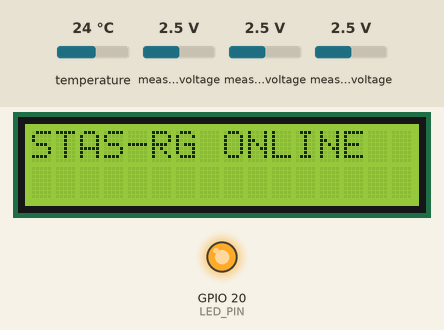
The sketch below on a simulated ESP32. Parts: 16×2 character LCD, output pins drawn as LEDs (lit = HIGH). Inputs (shaded band) come from the test bench; at power-on: temperature 24 °C, measured voltage 2.5 V. WiFi joins after 1.5 s; servers stay silent unless stated; uploads are accepted with an empty reply; the local clock reads 2024-03-15 10:24:30 at power-on unless the sketch sets it; storage starts empty; what the sketch prints to the serial monitor is not drawn.

Above: at 3.2 s.
5.9 s: temperature set to 12 °C
At 13.1 s:
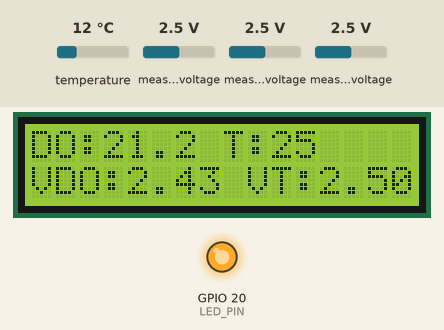
13.8 s: measured voltage (sensor 201) set to 0.1 V
At 17.6 s:
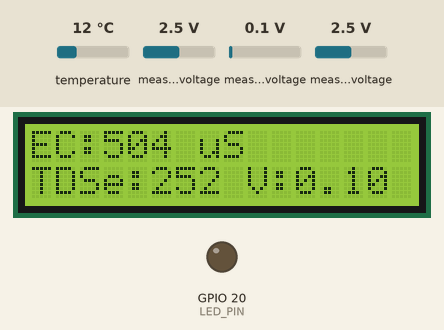
22.4 s: measured voltage (sensor 202) set to 0.1 V
At 30.1 s:
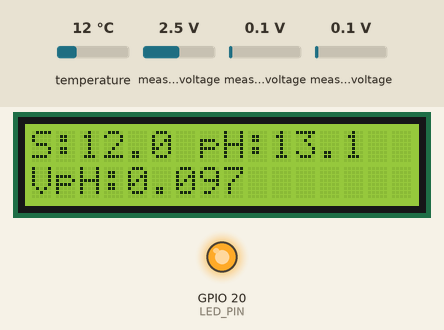
31.0 s: measured voltage (sensor 200) set to 0.1 V
At 34.8 s:
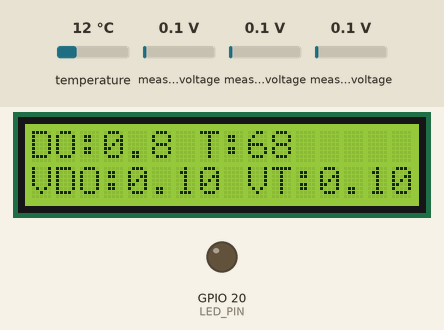
39.6 s: temperature set to 19 °C
At 42.8 s:
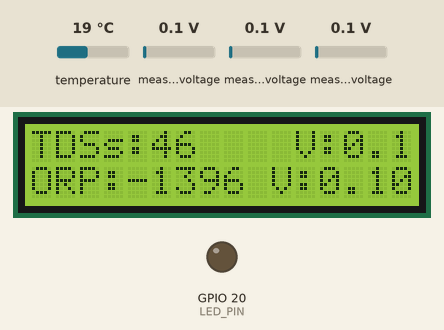
48.2 s: measured voltage (sensor 200) set to 1.2 V
At 56.6 s:
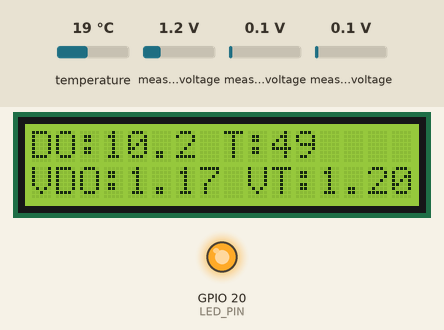
Timing chart, 0 to 57.8 s (numbered marks = the images above; inputs shaded):
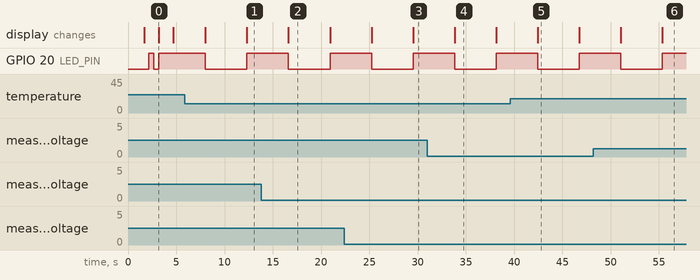

Measured:
- what the display in image 0 shows lasts 1.5 s, from 3.2 s to 4.7 s
- what the display in image 2 shows lasts 4.3 s, from 16.6 s to 20.9 s

The sketch:

Master_Code_NEW.ino
```cpp
#include <Wire.h>
#include <LiquidCrystal_I2C.h>
#include <OneWire.h>
#include <DallasTemperature.h>
#include <WiFi.h>
#include <WiFiClientSecure.h>
#include <HTTPClient.h>
#include <ADS1X15.h>
#include <SPI.h>
#include <SD.h>
#include <RTClib.h>

// ==========================================
// 1. KONFIGURASI WIFI & SERVER
// ==========================================
const char* ssid = "inode-A002";
const char* password = "stasrg2024";
// const char* ssid = "hotspott";
// const char* password = "password";
const char* serverName = "https://dev-aquaculture.stas-rg.com/api/sensor-data";
const char* device_code = "DEV-9TQZXJVL";

// ==========================================
// 2. DEFINISI PIN & OBJEK
// ==========================================
#define I2C_SDA 41
#define I2C_SCL 42
#define SUHU_PIN 4
#define LED_PIN 20
#define SD_MOSI 5
#define SD_MISO 6
#define SD_SCK 7
#define SD_CS 15

RTC_DS3231 rtc;
LiquidCrystal_I2C lcd(0x27, 16, 2);
ADS1115 adsA(0x48);  // A0: Turb, A1: TDS Standalone, A2: pH
ADS1115 adsB(0x49);  // A0: DO, A1: EC (inc TDSe), A2: ORP
OneWire oneWire(SUHU_PIN);
DallasTemperature sensors(&oneWire);

// ==========================================
// 3. DATA KALIBRASI (REFERENSI MASTER TERAKHIR)
// ==========================================
// --- pH ---
const float neutralVoltage = 1.550;
const float acidVoltage = 2.500;
const float baseVoltage = 1.150;
const float phSlope = (abs(neutralVoltage - acidVoltage) / 3.0 + abs(neutralVoltage - baseVoltage) / 3.0) / 2.0;

// --- Turbidity ---
const float TURB_CLEAR_V_REF = 4.336;
const float TURB_REAL_V = 3.90;
const float TURB_SENSITIVITY = 18.0;

// --- DO, EC, ORP ---
const float CAL1_V_DO = 1.000;
const float K_VALUE_EC = 4.64;
const float ORP_OFFSET = 1.493;  // Offset yang sudah disesuaikan

// ==========================================
// 4. VARIABEL GLOBAL (VALUE & VOLT)
// ==========================================
// Semua parameter punya pasangan Volt-nya untuk mempermudah monitoring
float suhuC;
float phVal, phVolt;
float doVal, doVolt;
float ecVal, ecVolt;
float tdsEC, tdsECVolt;       // TDS hasil perhitungan modul EC
float tdsStdVal, tdsStdVolt;  // TDS dari modul standalone
float ntuVal, turbVolt;
float orpVal, orpVolt;

unsigned long lastLCDUpdate = 0;
unsigned long lastWebSend = 0;
unsigned long lastLogTime = 0;
const unsigned long logInterval = 15000; // Interval 15 detik
unsigned long lastSensorRead = 0;
int page = 0;


// ================================================================
// 5. FUNGSI FILTER DIGITAL (TRIMMED MEAN)
// ================================================================
// Fungsi ini mengambil 40 data, membuang nilai paling kacau (Min & Max),
// baru kemudian merata-ratakan sisanya. Ini kunci agar EC/TDS tidak 0.
double getAvgADC_Safe(ADS1115& ads, int pin) {
  int samples = 40;
  int arr[40];
  long amount = 0;

  for (int i = 0; i < samples; i++) {
    arr[i] = ads.readADC(pin);
    delay(2);  // Delay singkat untuk stabilitas pembacaan ADS
  }

  // Cari nilai minimum dan maksimum
  int maxVal = arr[0];
  int minVal = arr[0];
  for (int i = 1; i < samples; i++) {
    if (arr[i] > maxVal) maxVal = arr[i];
    if (arr[i] < minVal) minVal = arr[i];
    amount += arr[i];
  }

  // Buang satu nilai max dan satu nilai min dari total
  amount = amount - maxVal - minVal;

  // Rata-rata dari 38 data sisa
  return (double)amount / (samples - 2);
}

// ================================================================
// 6. FUNGSI KONEKSI WIFI
// ================================================================
void connectWiFi() {
  Serial.println("\n[SYSTEM] Menghubungkan ke WiFi...");
  lcd.setCursor(0, 0);
  lcd.print("WiFi Connecting ");

  WiFi.begin(ssid, password);

  int timeout = 0;
  while (WiFi.status() != WL_CONNECTED && timeout < 20) {
    delay(500);
    digitalWrite(LED_PIN, !digitalRead(LED_PIN));  // Blink LED saat mencari sinyal
    Serial.print(".");
    timeout++;
  }

  if (WiFi.status() == WL_CONNECTED) {
    Serial.println("\n[SYSTEM] WiFi Terhubung!");
    Serial.print("[SYSTEM] IP Address: ");
    Serial.println(WiFi.localIP());
    lcd.clear();
    lcd.print("STAS-RG ONLINE");
  } else {
    Serial.println("\n[SYSTEM] WiFi Gagal Konek (Timeout)");
    lcd.clear();
    lcd.print("WiFi Offline    ");
  }
}

// ================================================================
// 7. SETUP UTAMA
// ================================================================
void setup() {
  // 1. Inisialisasi Dasar
  Serial.begin(115200);
  pinMode(LED_PIN, OUTPUT);

  // 2. Inisialisasi I2C (Harus paling awal sebelum modul I2C lain dipanggil)
  Wire.begin(I2C_SDA, I2C_SCL);

  // 3. Inisialisasi LCD
  lcd.init();
  lcd.backlight();
  lcd.setCursor(0, 0);
  lcd.print("System Starting");
  delay(500);

  // 4. Inisialisasi Sensor & ADC
  sensors.begin(); // Sensor Suhu DS18B20
  adsA.begin();    // ADS1115 Pertama
  adsB.begin();    // ADS1115 Kedua

  // 5. Inisialisasi RTC
  if (!rtc.begin(&Wire)) {
    Serial.println("[ERROR] RTC Tidak Terdeteksi!");
    lcd.setCursor(0, 1);
    lcd.print("RTC Error!      ");
  }

  // 6. Inisialisasi SD Card & File Dataset
  SPI.begin(SD_SCK, SD_MISO, SD_MOSI, SD_CS); // Remapping SPI untuk Heltec V3
  if (!SD.begin(SD_CS)) {
    Serial.println("[ERROR] SD Card Tidak Terdeteksi!");
    lcd.setCursor(0, 1);
    lcd.print("SD Card Error!  ");
  } else {
    Serial.println("[OK] SD Card Siap.");
    // Buat file dataset baru jika belum ada
    if (!SD.exists("/baseline_dataset.csv")) {
      File dataFile = SD.open("/baseline_dataset.csv", FILE_WRITE);
      if (dataFile) {
        dataFile.println("Tanggal,Waktu,Tipe,Suhu_C,pH,DO_mgL,Turb_NTU,EC_uS,TDSe_ppm,TDSs_ppm,ORP_mV");
        dataFile.close();
        Serial.println("[OK] File baseline_dataset.csv dibuat.");
      }
    }
  }

  delay(1000);
  lcd.clear();
  lcd.setCursor(0, 0);
  lcd.print("Connecting WiFi.");

  // 7. Jalankan Koneksi WiFi
  connectWiFi();

  delay(1500);
  lcd.clear();
}

// ================================================================
// 8. FUNGSI PEMBACAAN 7 SENSOR (ONE SENSOR, ONE FUNCTION)
// ================================================================

// [1] SENSOR SUHU (DS18B20)
void readSuhu() {
  sensors.requestTemperatures();
  suhuC = sensors.getTempCByIndex(0);
  if (suhuC < -50) suhuC = 25.0;  // Fail-safe jika kabel lepas
}

// [2] SENSOR TURBIDITY (ADS_A Pin A0)
void readTurbidity() {
  adsA.setGain(0); // Gain 0: +/- 6.144V
  delay(10);
  long sum = 0;
  for(int i = 0; i < 30; i++) { sum += adsA.readADC(0); delay(5); }
  turbVolt = (sum / 30.0) * 0.0001875;

  float vCalc = turbVolt + (TURB_CLEAR_V_REF - TURB_REAL_V);

  // Pagar untuk pembacaan air sangat bersih
  if (vCalc >= 4.30) {
    ntuVal = 0.0;
  }
  // Pagar saat sensor diangkat ke udara (biasanya voltase drop ke 3.2V - 3.4V)
  else if (turbVolt >= 3.20 && turbVolt <= 3.40) {
    ntuVal = 0.0;
  }
  // RUMUS BARU: Sensitivitas bisa diatur
  else {
    ntuVal = (TURB_CLEAR_V_REF - vCalc) * TURB_SENSITIVITY;
  }

  // Pastikan tidak ada nilai NTU yang minus
  if (ntuVal < 0) ntuVal = 0;
}

// [3] SENSOR PH (ADS_A Pin A2)
void readPH() {
  adsA.setGain(1);  // FIX: 1 = Gain +/- 4.096V
  delay(20);
  phVolt = getAvgADC_Safe(adsA, 2) * 0.000125;

  // Kompensasi Suhu: Slope pH berubah 0.003 unit per derajat dari 25C
  float compensationFactor = 0.03 * (suhuC - 25.0);

  if (phVolt > neutralVoltage) {
    phVal = 7.0 - ((phVolt - neutralVoltage) / phSlope);
  } else {
    phVal = 7.0 + ((neutralVoltage - phVolt) / phSlope);
  }

  phVal += compensationFactor;
  if (phVal < 0) phVal = 0;
  if (phVal > 14) phVal = 14;
}

// [4] SENSOR TDS STANDALONE (ADS_A Pin A1)
void readTDS_Standalone() {
  adsA.setGain(1);  // FIX: 1 = Gain +/- 4.096V
  delay(10);
  tdsStdVolt = getAvgADC_Safe(adsA, 1) * 0.000125;

  float comp = 1.0 + 0.02 * (suhuC - 25.0);
  float vFinal = tdsStdVolt / comp;
  tdsStdVal = (133.42 * pow(vFinal, 3) - 255.86 * pow(vFinal, 2) + 857.39 * vFinal) * 0.5;
}

// [5] SENSOR DO (ADS_B Pin A0)
void readDO() {
  adsB.setGain(1);  // FIX: 1 = Gain +/- 4.096V
  delay(20);
  doVolt = getAvgADC_Safe(adsB, 0) * 0.000125;

  // Tabel sederhana saturasi oksigen berdasarkan suhu (mg/L)
  float doSaturation;
  if (suhuC < 22) doSaturation = 8.7;
  else if (suhuC < 27) doSaturation = 8.2;
  else if (suhuC < 31) doSaturation = 7.6;
  else doSaturation = 7.1;

  doVal = (doVolt / CAL1_V_DO) * doSaturation;
}

// [6] SENSOR EC & TDS DARI EC (ADS_B Pin A1)
void readEC() {
  adsB.setGain(1);  // FIX: 1 = Gain +/- 4.096V
  delay(10);
  ecVolt = getAvgADC_Safe(adsB, 1) * 0.000125;
  tdsECVolt = ecVolt;  // Voltase sama karena satu jalur

  float comp = 1.0 + 0.02 * (suhuC - 25.0);
  float vFinal = ecVolt / comp;

  // Rumus TDS dari modul EC
  tdsEC = (133.42 * pow(vFinal, 3) - 255.86 * pow(vFinal, 2) + 857.39 * vFinal) * 0.5 * K_VALUE_EC;
  ecVal = tdsEC * 2.0;  // Konversi TDS ke EC
}

// [7] SENSOR ORP (ADS_B Pin A2 - MENGGUNAKAN MODUL PH)
void readORP() {
  adsB.setGain(1);  // FIX: 1 = Gain +/- 4.096V
  delay(10);
  orpVolt = getAvgADC_Safe(adsB, 2) * 0.000125;

  // FIXED: Rumus dibalik karena modul pH bersifat Inverting untuk ORP
  // (ORP_OFFSET - orpVolt) membuat nilai naik saat tegangan turun
  orpVal = (orpVolt - ORP_OFFSET) * 1000.0;
}

// ================================================================
// 9. SERIAL MONITORING (ONE FUNCTION)
// ================================================================
void serialMonitoring() {
  // Menampilkan semua parameter dalam satu baris, ditambah voltase khusus Turbidity
  Serial.printf("Suhu:%.1f | pH:%.2f | DO:%.2f | Turb:%.1f(%.2fV) | EC:%.0f | TDSe:%.0f | TDSs:%.0f | ORP:%.0f\n",
                suhuC, phVal, doVal, ntuVal, turbVolt, ecVal, tdsEC, tdsStdVal, orpVal);
}

// ================================================================
// 10. LCD PAGING SYSTEM (VALUE & VOLT)
// ================================================================
void updateLCD() {
  lcd.clear();
  switch (page) {
    case 0:  // Page 1: Suhu & pH
      lcd.print("S:");
      lcd.print(suhuC, 1);
      lcd.print(" pH:");
      lcd.print(phVal, 1);
      lcd.setCursor(0, 1);
      lcd.print("VpH:");
      lcd.print(phVolt, 3);
      page = 1;
      break;

    case 1:  // Page 2: DO & Turbidity
      lcd.print("DO:");
      lcd.print(doVal, 1);
      lcd.print(" T:");
      lcd.print(ntuVal, 0);
      lcd.setCursor(0, 1);
      lcd.print("VDO:");
      lcd.print(doVolt, 2);
      lcd.print(" VT:");
      lcd.print(turbVolt, 2);
      page = 2;
      break;

    case 2:  // Page 3: EC & TDS dari EC (TDSe)
      lcd.print("EC:");
      lcd.print(ecVal, 0);
      lcd.print(" uS");
      lcd.setCursor(0, 1);
      lcd.print("TDSe:");
      lcd.print(tdsEC, 0);
      lcd.print(" V:");
      lcd.print(ecVolt, 2);
      page = 3;
      break;

    case 3:  // Page 4: TDS Standalone (TDSs) & ORP
      lcd.print("TDSs:");
      lcd.print(tdsStdVal, 0);
      lcd.setCursor(0, 1);
      lcd.print("ORP:");
      lcd.print(orpVal, 0);
      lcd.print(" V:");
      lcd.print(orpVolt, 2);
      // Di sini kita tampilkan Voltase TDS Standalone (tdsStdVolt)
      lcd.setCursor(11, 0);
      lcd.print("V:");
      lcd.print(tdsStdVolt, 1);
      page = 4;
      break;

    case 4:  // Page 5: Status WiFi
      lcd.print("WiFi: ");
      lcd.print(WiFi.status() == WL_CONNECTED ? "ON" : "OFF");
      lcd.setCursor(0, 1);
      lcd.print("STAS-RG SENDING");
      page = 0;
      break;
  }
}

// ===========================================================
// 11. FUNGSI KIRIM DATA KE WEB LARAVEL
// ===========================================================oke
void sendToLaravel() {
  if (WiFi.status() == WL_CONNECTED) {
    WiFiClientSecure client;
    client.setInsecure();

    HTTPClient http;
    http.begin(client, serverName);
    http.addHeader("Content-Type", "application/json");
    http.addHeader("User-Agent", "ESP32-STAS-RG");

    String payload = "{\"device_code\":\"" + String(device_code) + "\",";
    payload += "\"env_temperature\":0.00,";
    payload += "\"water_temperature\":" + String(suhuC, 2) + ",";
    payload += "\"ph\":" + String(phVal, 2) + ",";
    payload += "\"dissolved_oxygen\":" + String(doVal, 2) + ",";
    payload += "\"turbidity_ntu\":" + String(ntuVal, 2) + ",";
    payload += "\"ec_s_m\":" + String(ecVal, 0) + ",";

    // TDS dari modul Standalone
    payload += "\"tds_ppm\":" + String(tdsStdVal, 0) + ",";

    // TDS hasil perhitungan dari modul EC
    payload += "\"tds_ec_mod\":" + String(tdsEC, 0) + ",";

    payload += "\"orp_mv\":" + String(orpVal, 2) + ",";
    payload += "\"risk_level\":0.00}";

    int httpResponseCode = http.POST(payload);

    if (httpResponseCode > 0) {
      Serial.printf("[WEB] Berhasil! Respon: %d\n", httpResponseCode);
    } else {
      Serial.printf("[WEB] Error! Kode: %d\n", httpResponseCode);
    }
    http.end();
  }
}

// ================================================================
// 11.5 FUNGSI DATA LOGGER SD CARD (ML DATASET FORMAT)
// ================================================================
void logToSD_Full() {
  // PASTIKAN NAMA FILE SAMA DENGAN DI VOID SETUP!
  File dataFile = SD.open("/baseline_dataset.csv", FILE_APPEND);

  if (dataFile) {
    DateTime now = rtc.now();

    // Siapkan String Tanggal & Waktu
    char dateStr[12];
    sprintf(dateStr, "%04d/%02d/%02d", now.year(), now.month(), now.day());

    char timeStr[10];
    sprintf(timeStr, "%02d:%02d:%02d", now.hour(), now.minute(), now.second());

    // ---------------------------------------------------------
    // BARIS 1: Menyimpan Nilai Aktual (VALUE)
    // ---------------------------------------------------------
    dataFile.printf("%s,%s,VALUE,", dateStr, timeStr);
    dataFile.print(suhuC, 2);     dataFile.print(","); // Suhu (2 desimal)
    dataFile.print(phVal, 2);     dataFile.print(","); // pH (2 desimal)
    dataFile.print(doVal, 2);     dataFile.print(","); // DO (2 desimal)
    dataFile.print(ntuVal, 2);    dataFile.print(","); // Turbidity (2 desimal)
    dataFile.print(ecVal, 0);     dataFile.print(","); // EC (tanpa desimal)
    dataFile.print(tdsEC, 0);     dataFile.print(","); // TDS dari EC (tanpa desimal)
    dataFile.print(tdsStdVal, 0); dataFile.print(","); // TDS Standalone (tanpa desimal)
    dataFile.println(orpVal, 0);                       // ORP (Diakhiri println untuk enter)

    // ---------------------------------------------------------
    // BARIS 2: Menyimpan Nilai Tegangan ADC (VOLT)
    // ---------------------------------------------------------
    dataFile.printf("%s,%s,VOLT,", dateStr, timeStr);
    dataFile.print("0.00,");                            // Suhu DS18B20 digital (tanpa voltase ADC)
    dataFile.print(phVolt, 3);     dataFile.print(","); // Voltase pH (3 desimal)
    dataFile.print(doVolt, 3);     dataFile.print(","); // Voltase DO (3 desimal)
    dataFile.print(turbVolt, 3);   dataFile.print(","); // Voltase Turbidity (3 desimal)
    dataFile.print(ecVolt, 3);     dataFile.print(","); // Voltase EC (3 desimal)
    dataFile.print(ecVolt, 3);     dataFile.print(","); // Voltase TDS dari EC disamakan
    dataFile.print(tdsStdVolt, 3); dataFile.print(","); // Voltase TDS Standalone (3 desimal)
    dataFile.println(orpVolt, 3);                       // Voltase ORP (Diakhiri println)

    dataFile.close();
    Serial.println("[SD CARD] 2 Baris (Value & Volt) berhasil masuk ke baseline_dataset.csv!");
  } else {
    Serial.println("[SD CARD] Error: Gagal membuka baseline_dataset.csv");
  }
}

// ======================================================
// 12. MAIN LOOP
// ======================================================
void loop() {
  // 1. Baca Sensor (Tiap 1 Detik biar pembacaan ADC stabil & tidak loncat)
  if (millis() - lastSensorRead >= 1000) {
    readSuhu();
    readTurbidity();
    readPH();
    readTDS_Standalone();
    readDO();
    readEC();
    readORP();
    lastSensorRead = millis();
  }

  // 2. Update LCD & Serial Monitor (Tiap 2.5 Detik)
  if (millis() - lastLCDUpdate >= 2500) {
    serialMonitoring();
    updateLCD();
    lastLCDUpdate = millis();
    digitalWrite(LED_PIN, !digitalRead(LED_PIN));  // Indikator kedip
  }

  // 3. Kirim ke Web Laravel (Tiap 15 Detik)
  if (millis() - lastWebSend >= 15000) {
    // Cek koneksi WiFi sebelum maksa ngirim data
    if (WiFi.status() == WL_CONNECTED) {
      sendToLaravel();
    } else {
      Serial.println("[WIFI] Koneksi terputus! Mencoba nyambung ulang...");
      WiFi.reconnect(); // Auto reconnect tanpa bikin sistem macet
      lcd.setCursor(15, 0); // Opsional: Kasih tanda 'X' di pojok LCD kalau WiFi putus
      lcd.print("X");
    }
    lastWebSend = millis();
  }

  // 4. Log ke SD Card (Tiap 60 Detik / 1 Menit)
unsigned long currentMillis = millis();
  if (currentMillis - lastLogTime >= logInterval) {
    lastLogTime = currentMillis;
    logToSD_Full();
  }
}
```
